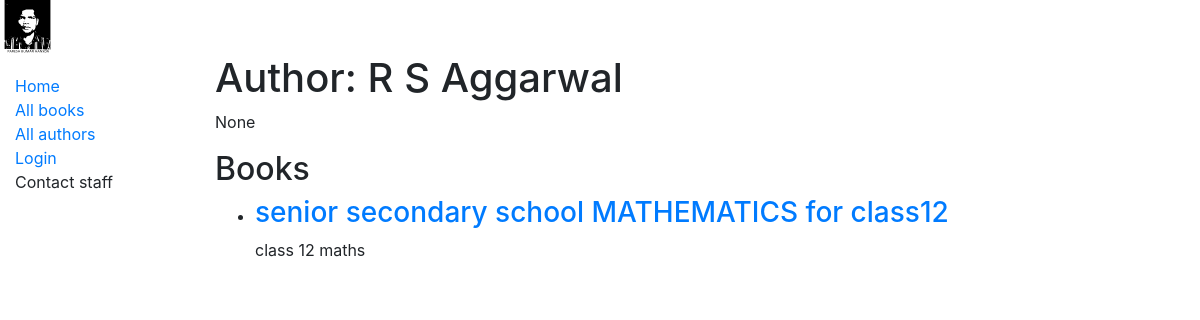
/catalog/author/2, run on the app's committed database.
### catalog/models.py (models this page shows, shortened)
class Author(models.Model):
    first_name = models.CharField(max_length=100)
    last_name = models.CharField(max_length=100)
    date_of_birth = models.DateField(null=True, blank=True)
    date_of_death = models.DateField('Died', null=True, blank=True)
    class Meta:
        ordering = ['last_name', 'first_name']

class Book(models.Model):
    title = models.CharField(max_length=200)
    author = models.ForeignKey('Author', on_delete=models.SET_NULL, null=True)
    summary = models.TextField(max_length=1000, help_text='Enter a brief description of the book')
    isbn = models.CharField('ISBN', max_length=13, unique=True,
                             help_text='13 Character <a href="https://www.isbn-international.org/content/what-isbn">ISBN number</a>')
    genre = models.ManyToManyField(Genre, help_text='Select a genre for this book')
    language = models.ManyToManyField(Language, help_text='Select a language for this book')
    def get_absolute_url(self):
        return reverse('book-detail', args=[str(self.id)])
    def display_genre(self):
        """Create a string for the Genre. This is required to display genre in Admin."""
        return ', '.join(genre.name for genre in self.genre.all()[:3])
    display_genre.short_description = 'Genre'
    def display_language(self):
        """Create a string for the Genre. This is required to display genre in Admin."""
        return ', '.join(language.name for language in self.language.all()[:3])
    display_language.short_description = 'Language'

### catalog/views.py (the view)
# urls.py: path('author/<int:pk>',views.AuthorDetailView.as_view(), name='author-detail'),
class AuthorDetailView(generic.DetailView):
    model = Author

### catalog/templates/catalog/author_detail.html (shortened to what this page needs)
{% extends "base_generic.html" %}
{% block content %}
<h1>Author: {{author.first_name}} {{author.last_name}}</h1>
<p>{{author.date_of_birth}}</p>
<h2>Books</h2>
{% for book in author.book_set.all %}
<ul>
<li>
<h3><a href="{{book.get_absolute_url}}">{{book.title}}</a></h3>
<p>{{book.summary}}</p>
</li>
</ul>
{% endfor %}
{% endblock %}

### data on the page
Author: first_name "R S", last_name "Aggarwal", date_of_birth "None"
Book: title "senior secondary school MATHEMATICS for class12", summary "class 12 maths"
